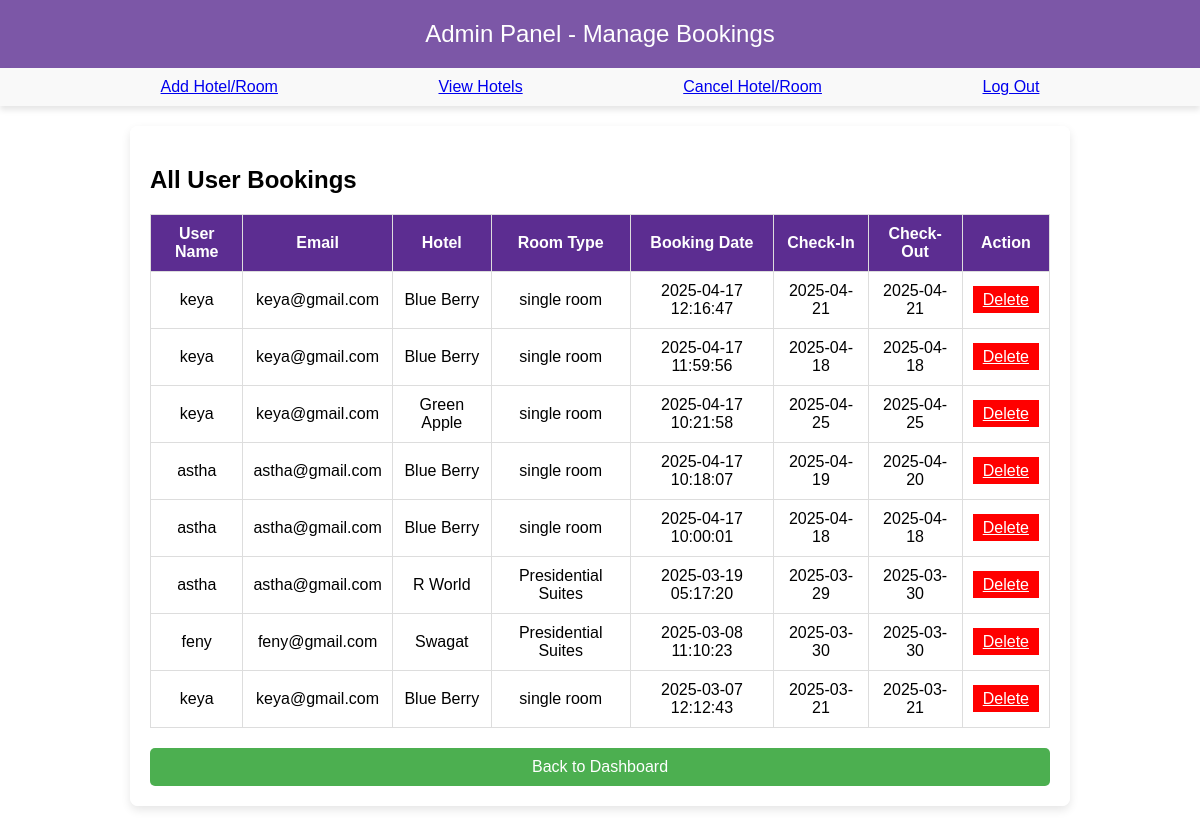
The app's page /admin_manage_booking.php with its own data.
### tables this page shows
CREATE TABLE `bookingss` (
  `id` int(11) NOT NULL,
  `user_id` int(11) NOT NULL,
  `booking_date` timestamp NOT NULL DEFAULT current_timestamp(),
  `room_id` int(11) NOT NULL,
  `check_in_date` date NOT NULL DEFAULT curdate(),
  `check_out_date` date NOT NULL DEFAULT curdate(),
  `booking_time` timestamp(6) NOT NULL DEFAULT current_timestamp(6),
  `email` varchar(50) NOT NULL,
  `num_people` int(11) NOT NULL DEFAULT 1
);

CREATE TABLE `users` (
  `id` int(10) NOT NULL,
  `name` varchar(20) NOT NULL,
  `email` varchar(15) NOT NULL,
  `password` varchar(8) NOT NULL,
  `profile_pic` varchar(255) DEFAULT 'default_profile.png',
  `fullname` varchar(255) NOT NULL,
  `address` text NOT NULL,
  `dob` date DEFAULT NULL,
  `age` int(11) NOT NULL DEFAULT 0
);

CREATE TABLE `hotels` (
  `id` int(11) NOT NULL,
  `name` varchar(255) DEFAULT NULL,
  `location` varchar(255) DEFAULT NULL,
  `rating` float DEFAULT NULL
);

CREATE TABLE `rooms` (
  `id` int(11) NOT NULL,
  `hotel_id` int(11) DEFAULT NULL,
  `room_type` varchar(100) DEFAULT NULL,
  `price` decimal(10,2) DEFAULT NULL,
  `availability` tinyint(1) DEFAULT 1
);

### admin_manage_booking.php (the view, shortened to what this page needs)
<?php
$conn = new mysqli("localhost", "root", "", "hbook");
$query = "SELECT b.id, u.name AS user_name, u.email, h.name AS hotel_name,
                 r.room_type, b.booking_date, b.check_in_date, b.check_out_date
          FROM bookingss b
          JOIN users u ON b.user_id = u.id
          JOIN rooms r ON b.room_id = r.id
          JOIN hotels h ON r.hotel_id = h.id
          ORDER BY b.booking_date DESC";
$result = $conn->query($query);
?>
<!DOCTYPE html>
<html lang="en">
<head>
</head>
<body>
<header>Admin Panel - Manage Bookings</header>
<nav>
    <a href="admin_add_room.php">Add Hotel/Room</a>
    <a href="user_hotels.php">View Hotels</a>
    <a href="delete_hotel_room.php">Cancel Hotel/Room</a>
	<a href="admin_logout.php">Log Out</a>
</nav>
<div class="container">
    <h2>All User Bookings</h2>
    <?php if ($result->num_rows > 0) { ?>
        <table>
            <tr>
                <th>User Name</th>
                <th>Email</th>
                <th>Hotel</th>
                <th>Room Type</th>
                <th>Booking Date</th>
                <th>Check-In</th>
                <th>Check-Out</th>
                <th>Action</th>
            </tr>
            <?php while ($row = $result->fetch_assoc()) { ?>
                <tr>
                    <td><?= $row['user_name']; ?></td>
                    <td><?= $row['email']; ?></td>
                    <td><?= $row['hotel_name']; ?></td>
                    <td><?= $row['room_type']; ?></td>
                    <td><?= $row['booking_date']; ?></td>
                    <td><?= $row['check_in_date']; ?></td>
                    <td><?= $row['check_out_date']; ?></td>
                    <td>
                        <a href="admin_manage_booking.php?delete_id=<?= $row['id']; ?>"
                           class="delete-btn"
                           onclick="return confirm('Are you sure you want to delete this booking?');">
                            Delete
                        </a>
                    </td>
                </tr>
            <?php } ?>
        </table>
    <?php } else { ?>
        <p>No bookings found.</p>
    <?php } ?>
    <a href="admin_add_room.php" class="back-btn">Back to Dashboard</a>
</div>
</body>
</html>

### admin_manage_booking.php (style rules this page uses)
body { font-family: Arial, sans-serif; background: url('admin.png') no-repeat center center fixed; background-size: cover; color: white; margin: 0; padding: 0; }
header { background-color: rgba(92, 45, 145, 0.8); color: white; text-align: center; padding: 20px; font-size: 24px; }
nav { display: flex; justify-content: space-evenly; background-color: #f9f9f9; padding: 10px 0; box-shadow: 0 4px 6px rgba(0, 0, 0, 0.1); }
.container { max-width: 900px; margin: 20px auto; background: rgba(255, 255, 255, 0.9); color: black; padding: 20px; border-radius: 8px; box-shadow: 0 4px 10px rgba(0, 0, 0, 0.1); }
table { width: 100%; border-collapse: collapse; margin-top: 20px; }
table, th, td { border: 1px solid #ddd; }
th, td { padding: 10px; text-align: center; }
th { background: #5c2d91; color: white; }
.delete-btn { background: red; color: white; padding: 5px 10px; border: none; cursor: pointer; }
.back-btn { background: #4CAF50; color: white; padding: 10px; display: block; text-align: center; margin-top: 20px; text-decoration: none; border-radius: 5px; }

### records on screen
bookingss: user.name "keya", user.email "keya@gmail.com", hotels.name "Blue Berry", room.room_type "single room", booking_date "2025-04-17 12:16:47", check_in_date "2025-04-21", check_out_date "2025-04-21"
bookingss: user.name "keya", user.email "keya@gmail.com", hotels.name "Blue Berry", room.room_type "single room", booking_date "2025-04-17 11:59:56", check_in_date "2025-04-18", check_out_date "2025-04-18"
bookingss: user.name "keya", user.email "keya@gmail.com", hotels.name "Green Apple", room.room_type "single room", booking_date "2025-04-17 10:21:58", check_in_date "2025-04-25", check_out_date "2025-04-25"
bookingss: user.name "astha", user.email "astha@gmail.com", hotels.name "Blue Berry", room.room_type "single room", booking_date "2025-04-17 10:18:07", check_in_date "2025-04-19", check_out_date "2025-04-20"
bookingss: user.name "astha", user.email "astha@gmail.com", hotels.name "Blue Berry", room.room_type "single room", booking_date "2025-04-17 10:00:01", check_in_date "2025-04-18", check_out_date "2025-04-18"
bookingss: user.name "astha", user.email "astha@gmail.com", hotels.name "R World", room.room_type "Presidential Suites", booking_date "2025-03-19 05:17:20", check_in_date "2025-03-29", check_out_date "2025-03-30"
bookingss: user.name "feny", user.email "feny@gmail.com", hotels.name "Swagat", room.room_type "Presidential Suites", booking_date "2025-03-08 11:10:23", check_in_date "2025-03-30", check_out_date "2025-03-30"
bookingss: user.name "keya", user.email "keya@gmail.com", hotels.name "Blue Berry", room.room_type "single room", booking_date "2025-03-07 12:12:43", check_in_date "2025-03-21", check_out_date "2025-03-21"
